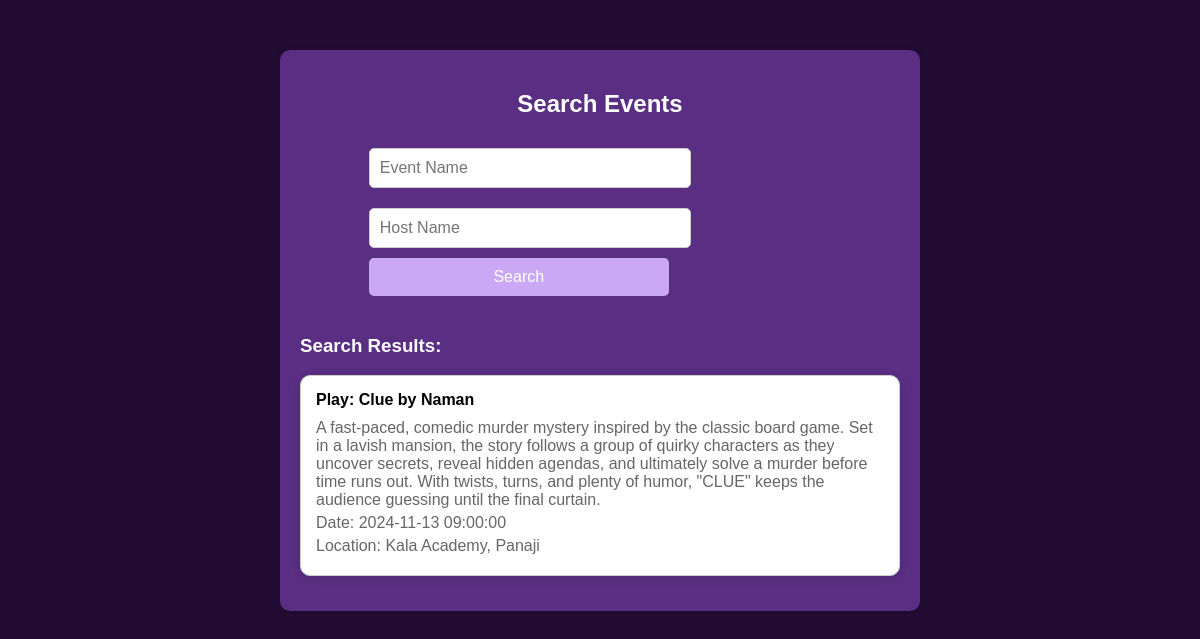
Screenshot of /search.php?event_name=Play: Clue with the database file from the repository.
### tables this page shows
CREATE TABLE `events` (
  `event_id` int(11) NOT NULL,
  `event_name` varchar(255) NOT NULL,
  `event_description` text NOT NULL,
  `event_date` datetime NOT NULL,
  `event_location` varchar(255) NOT NULL,
  `host_username` varchar(255) NOT NULL,
  `event_image` varchar(255) DEFAULT NULL,
  `event_fee` decimal(10,2) NOT NULL DEFAULT 0.00
);

### search.php (the view, shortened to what this page needs)
<!DOCTYPE html>
<html lang="en">
<head>
</head>
<body>
    <div class="search-container">
        <h2>Search Events</h2>
        <form method="GET" action="">
            <input type="text" name="event_name" placeholder="Event Name">
            <input type="text" name="host_name" placeholder="Host Name">
            <div>
                <button type="submit">Search</button>
            </div>
        </form>
        <div class="results">
            <?php
            if (isset($_GET['event_name']) || isset($_GET['host_name'])) {
                $servername = "localhost";
                $username = "root";
                $password = "";
                $dbname = "server";
                $conn = new mysqli($servername, $username, $password, $dbname);
                $event_name = isset($_GET['event_name']) ? $conn->real_escape_string(trim($_GET['event_name'])) : '';
                $host_name = isset($_GET['host_name']) ? $conn->real_escape_string(trim($_GET['host_name'])) : '';
                if (!empty($event_name) || !empty($host_name)) {
                    $sql = "
                        SELECT
                            events.event_name,
                            events.event_description,
                            events.event_date,
                            events.event_location,
                            admin.username AS host_name
                        FROM events
                        LEFT JOIN admin ON events.host_username = admin.username
                        WHERE admin.user_type = 'host'
                    ";
                    $conditions = [];
                    if (!empty($event_name)) {
                        $conditions[] = "events.event_name LIKE '%$event_name%'";
                    }
                    if (count($conditions) > 0) {
                        $sql .= " AND " . implode(' AND ', $conditions);
                    }
                    $result = $conn->query($sql);
                    if ($result) {
                        if ($result->num_rows > 0) {
                            echo "<h3>Search Results:</h3>";
                            while ($row = $result->fetch_assoc()) {
                                echo "<div class='result-item'>";
                                echo "<h4>" . htmlspecialchars($row['event_name']) . " by " . htmlspecialchars($row['host_name']) . "</h4>";
                                echo "<p>" . htmlspecialchars($row['event_description']) . "</p>";
                                echo "<p>Date: " . htmlspecialchars($row['event_date']) . "</p>";
                                echo "<p>Location: " . htmlspecialchars($row['event_location']) . "</p>";
                                echo "</div>";
                            }
                        } else {
                            echo "<p style='color: white;'>No results found for the specified criteria.</p>";
                        }
                    } else {
                        echo "<p style='color: white;'>Error executing query: " . htmlspecialchars($conn->error) . "</p>";
                    }
                } else {
                    echo "<p style='color: white;'>Please enter at least one search criteria.</p>";
                }
            }
            ?>
        </div>
    </div>
</body>
</html>

### search.php (style rules this page uses)
body { font-family: Arial, sans-serif; background-color: #230c33; margin: 0; padding: 0; color: #333; }
.search-container { display: flex; flex-direction: column; align-items: center; padding: 20px; background-color: #592e83; border-radius: 10px; box-shadow: 0 4px 10px rgba(0, 0, 0, 0.1); margin: 50px auto; max-width: 600px; }
h2 { color: white; margin-bottom: 20px; }
.search-container input[type="text"] { padding: 10px; width: 100%; max-width: 300px; font-size: 16px; margin: 10px 0; border: 1px solid #ccc; border-radius: 5px; }
.search-container button { padding: 10px; font-size: 16px; background-color: #caa8f5; color: white; border: none; border-radius: 5px; cursor: pointer; transition: background-color 0.3s; width: 100%; max-width: 300px; }
.results { margin-top: 20px; width: 100%; max-width: 600px; }
.result-item { border: 1px solid #ccc; border-radius: 10px; padding: 15px; margin-bottom: 15px; background-color: #ffffff; box-shadow: 0 2px 8px rgba(0, 0, 0, 0.1); transition: transform 0.2s, box-shadow 0.2s; }
h3 { color: white; }
.result-item h4 { margin: 0 0 10px; color: black; }
.result-item p { margin: 5px 0; color: #666; }

### rows the page displays
events: event_name "Play: Clue", host_username.username "Naman", event_description "A fast-paced, comedic murder mystery inspired by the classic board game. Set in a lavish mansion, the story follows a group of quirky characters as they uncover secrets, reveal hidden agendas, and ultimately solve a murder before time runs out. With twists, turns, and plenty of humor, \"CLUE\" keeps the audience guessing until the final curtain.", event_date "2024-11-13 09:00:00", event_location "Kala Academy, Panaji"
